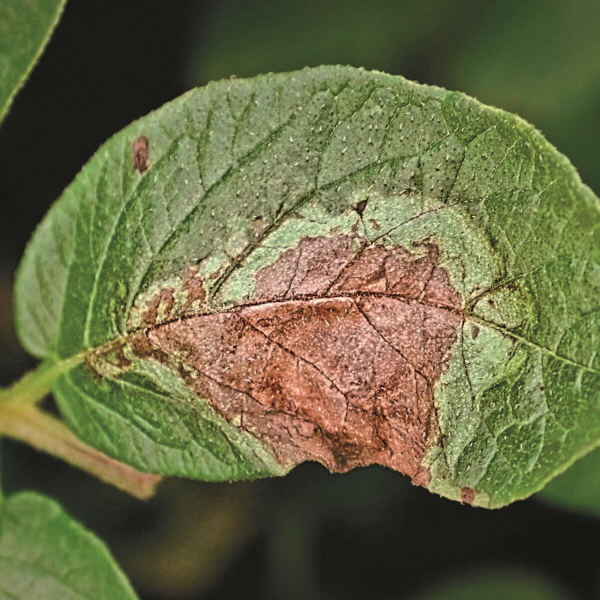
#> input picture dataset-card.jpg, 1200 x 1200 px (shown at 1/2 size)
$ python -i feature_extractor.py   (imports and definitions only)   (older library calls are emulated)
#> lines starting #> are read from the running program, lines starting #| are printed output that depends on the picture; after the words box and inside, x2 and y2 are one past the last pixel; in counts of white or black regions, pixels touching at a corner belong together
"""
Feature extraction for plant disease detection using OpenCV and NumPy.
Extracts color histograms, texture features (LBP), and shape features.
"""

import cv2
import numpy as np
from PIL import Image
import io
import base64


# [49 lines left out: functions preprocess_image, extract_color_histogram, extract_hsv_features, extract_texture_features, not called in this run]


def extract_lesion_features(img):
    """Detect and quantify lesion-like regions (spots, patches)."""
    hsv = cv2.cvtColor(img, cv2.COLOR_RGB2HSV)
#> hsv: shape (1200, 1200, 3); mean H, S, V 33.4, 95.7, 112.9

    # Brown/yellow lesion mask
    lower_brown = np.array([10, 40, 40])
    upper_brown = np.array([30, 255, 200])
    brown_mask = cv2.inRange(hsv, lower_brown, upper_brown)
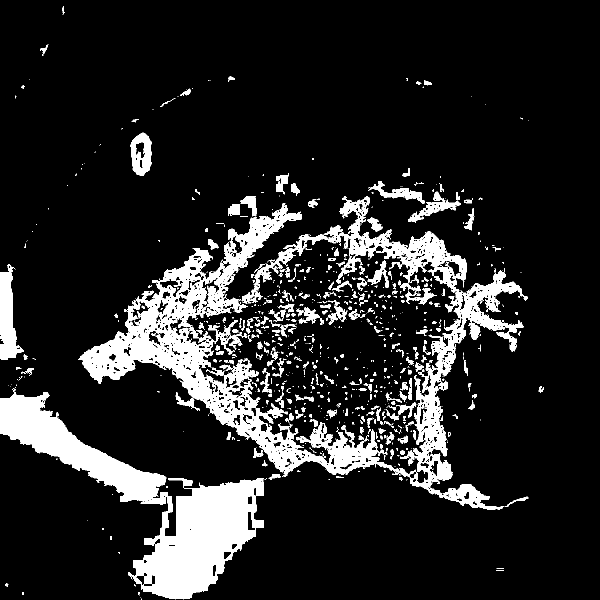
#> brown_mask: shape (1200, 1200) (shown at 1/2 size); 13.8% white; 928 white regions (626 under 20 px), largest, box (x1, y1, x2, y2) and area: (156, 392, 1055, 1020) 99453, (0, 784, 528, 1199) 60140, (0, 528, 48, 720) 4907

    # Dark spot mask
    lower_dark = np.array([0, 0, 0])
    upper_dark = np.array([180, 255, 60])
    dark_mask = cv2.inRange(hsv, lower_dark, upper_dark)
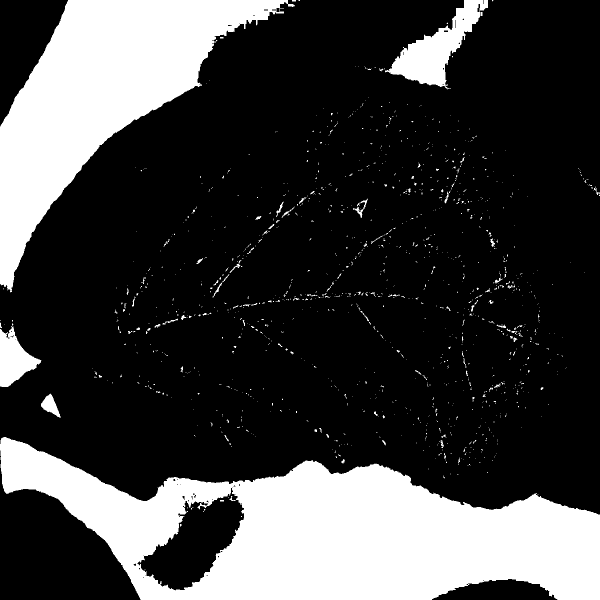
#> dark_mask: shape (1200, 1200) (shown at 1/2 size); 25% white; 1233 white regions (1139 under 20 px), largest, box (x1, y1, x2, y2) and area: (0, 874, 1200, 1200) 211246, (0, 0, 590, 585) 122017, (769, 0, 976, 179) 12913

    # Yellow mask
    lower_yellow = np.array([20, 60, 60])
    upper_yellow = np.array([35, 255, 255])
    yellow_mask = cv2.inRange(hsv, lower_yellow, upper_yellow)
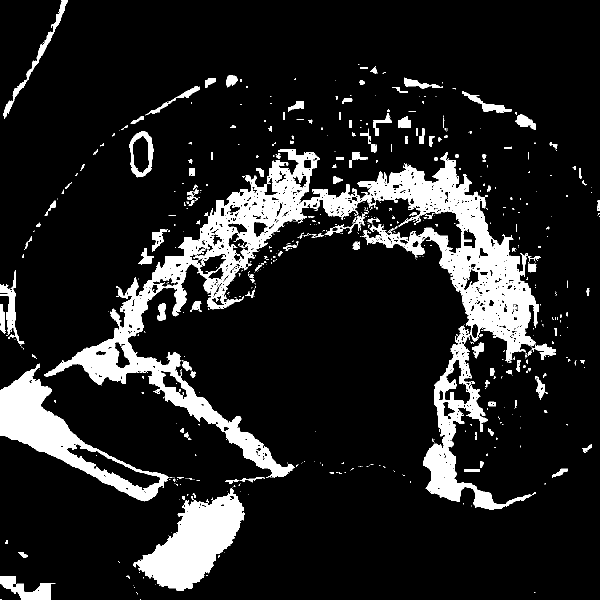
#> yellow_mask: shape (1200, 1200) (shown at 1/2 size); 13.2% white; 620 white regions (468 under 20 px), largest, box (x1, y1, x2, y2) and area: (88, 298, 1078, 1020) 117432, (0, 727, 339, 1003) 21764, (266, 977, 490, 1181) 21751

    total_px = img.shape[0] * img.shape[1]
#> total_px = 1440000
    brown_ratio = float(np.sum(brown_mask > 0)) / total_px
#> brown_ratio = 0.138
    dark_ratio = float(np.sum(dark_mask > 0)) / total_px
#> dark_ratio = 0.25
    yellow_ratio = float(np.sum(yellow_mask > 0)) / total_px
#> yellow_ratio = 0.132

    # Contour count (number of lesion regions)
    combined = cv2.bitwise_or(brown_mask, dark_mask)
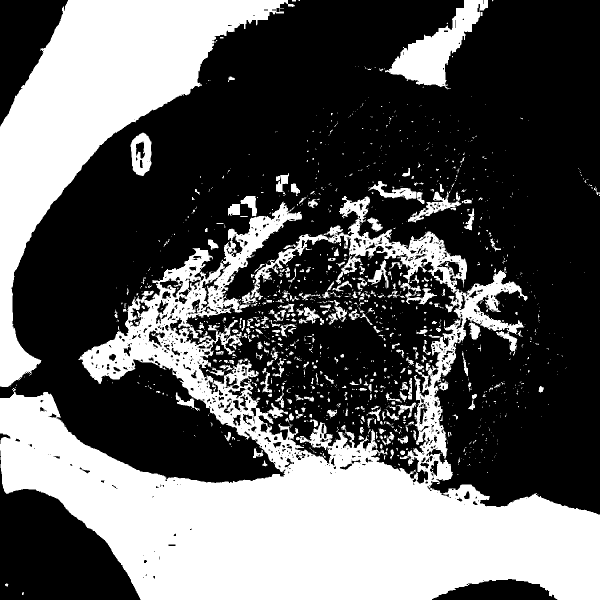
#> combined: shape (1200, 1200) (shown at 1/2 size); 37.1% white; 1421 white regions (1112 under 20 px)
    contours, _ = cv2.findContours(combined, cv2.RETR_EXTERNAL, cv2.CHAIN_APPROX_SIMPLE)
#> contours = 1402 contours, 1189 with area under 20; largest, box (x1, y1, x2, y2) and area: (0, 392, 1200, 1200) 365306, (0, 0, 590, 774) 128864, (769, 0, 976, 179) 12704, (261, 265, 303, 352) 2747, (816, 383, 922, 445) 1573
    lesion_count = len([c for c in contours if cv2.contourArea(c) > 30])
#> lesion_count = 153

    return [brown_ratio, dark_ratio, yellow_ratio, float(lesion_count) / 100.0]


# [35 lines left out: functions extract_green_health_features, extract_all_features, not called in this run]


def image_to_base64(image_bytes):
    """Convert image bytes to base64 string for frontend display."""
    return base64.b64encode(image_bytes).decode("utf-8")


# [28 lines left out: function annotate_image, not called in this run]

>>> import cv2
>>> picture = cv2.cvtColor(cv2.imread('dataset-card.jpg'), cv2.COLOR_BGR2RGB)
>>> result = extract_lesion_features(picture)
#> result = [0.138, 0.25, 0.132, 1.53]
